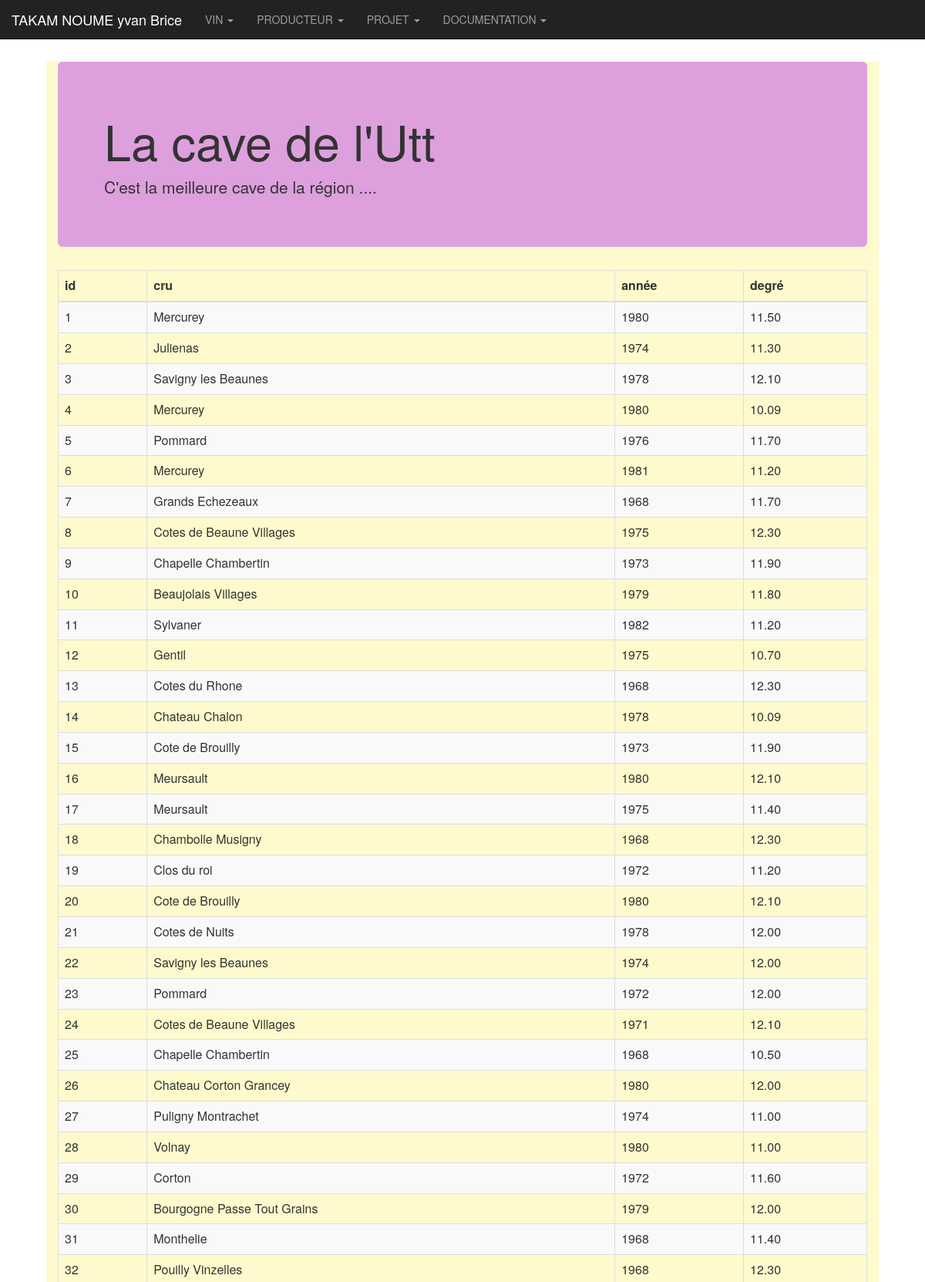
The app's page /app/router/router2.php?action=vinReadAll (upper part) with its own data.
### tables this page shows
CREATE TABLE vin (
  id INTEGER UNSIGNED NOT NULL,
  cru VARCHAR(45) NOT NULL,
  annee INTEGER UNSIGNED NOT NULL,
  degre FLOAT NOT NULL,
  PRIMARY KEY(id)
);

### app/controller/ControllerVin.php (called while the page is built, shortened)
<?php
require_once '../model/ModelVin.php';
class ControllerVin {
 public static function vinReadAll() {
  $results = ModelVin::getAll();
  include 'config.php';
  $vue = $root . '/app/view/vin/viewAll.php';
  require ($vue);
 }
}
?>

### app/model/ModelVin.php (called while the page is built, shortened)
<?php
class ModelVin {
 private $id, $cru, $annee, $degre;
 function getId() {
  return $this->id;
 }
 function getCru() {
  return $this->cru;
 }
 function getAnnee() {
  return $this->annee;
 }
 function getDegre() {
  return $this->degre;
 }
 public static function getAll() {
  try {
   $database = Model::getInstance();
   $query = "select * from vin";
   $statement = $database->prepare($query);
   $statement->execute();
   $results = $statement->fetchAll(PDO::FETCH_CLASS, "ModelVin");
   return $results;
  } catch (PDOException $e) {
   printf("%s - %s<p/>\n", $e->getCode(), $e->getMessage());
   return NULL;
  }
 }
}
?>

### app/view/vin/viewAll.php (the view, shortened to what this page needs)
<body>
  <div class="container">
    <table class = "table table-striped table-bordered">
      <thead>
        <tr>
          <th scope = "col">id</th>
          <th scope = "col">cru</th>
          <th scope = "col">année</th>
          <th scope = "col">degré</th>
        </tr>
      </thead>
      <tbody>
          <?php
          foreach ($results as $element) {
           printf("<tr><td>%d</td><td>%s</td><td>%d</td><td>%.2f</td></tr>", $element->getId(), $element->getCru(), $element->getAnnee(), $element->getDegre());
          }
          ?>
      </tbody>
    </table>
  </div>

### app/router/router2.php (shortened to what this page needs)
<?php
require ('../controller/ControllerVin.php');
$query_string = $_SERVER['QUERY_STRING'];
parse_str($query_string, $param);
$action=$param['action'];
unset($param['action']);
$args=$param;
switch ($action) {
 case "vinReadAll" :
 case "vinReadOne" :
 case "vinReadId" :
 case "vinCreate" :
 case "vinCreated" :
 case "vinDeleted" :
 case "vinDeletedId" :
 case "vinDeletedConfirm" :
  ControllerVin::$action($args);
  break;
}
?>

### public/css/perso_css.css (style rules this page uses)
body { background-color: white; }
.container { margin-top: 80px; background-color: lemonchiffon; width: 90%; }
.jumbotron { background-color:plum; }

### records on screen
vin: id "1", cru "Mercurey", annee "1980", degre "11.50"
vin: id "2", cru "Julienas", annee "1974", degre "11.30"
vin: id "3", cru "Savigny les Beaunes", annee "1978", degre "12.10"
vin: id "4", cru "Mercurey", annee "1980", degre "10.09"
vin: id "5", cru "Pommard", annee "1976", degre "11.70"
vin: id "6", cru "Mercurey", annee "1981", degre "11.20"
vin: id "7", cru "Grands Echezeaux", annee "1968", degre "11.70"
vin: id "8", cru "Cotes de Beaune Villages", annee "1975", degre "12.30"
vin: id "9", cru "Chapelle Chambertin", annee "1973", degre "11.90"
vin: id "10", cru "Beaujolais Villages", annee "1979", degre "11.80"
vin: id "11", cru "Sylvaner", annee "1982", degre "11.20"
vin: id "12", cru "Gentil", annee "1975", degre "10.70"
vin: id "13", cru "Cotes du Rhone", annee "1968", degre "12.30"
vin: id "14", cru "Chateau Chalon", annee "1978", degre "10.09"
vin: id "15", cru "Cote de Brouilly", annee "1973", degre "11.90"
vin: id "16", cru "Meursault", annee "1980", degre "12.10"
vin: id "17", cru "Meursault", annee "1975", degre "11.40"
vin: id "18", cru "Chambolle Musigny", annee "1968", degre "12.30"
vin: id "19", cru "Clos du roi", annee "1972", degre "11.20"
vin: id "20", cru "Cote de Brouilly", annee "1980", degre "12.10"
vin: id "21", cru "Cotes de Nuits", annee "1978", degre "12.00"
vin: id "22", cru "Savigny les Beaunes", annee "1974", degre "12.00"
vin: id "23", cru "Pommard", annee "1972", degre "12.00"
vin: id "24", cru "Cotes de Beaune Villages", annee "1971", degre "12.10"
vin: id "25", cru "Chapelle Chambertin", annee "1968", degre "10.50"
vin: id "26", cru "Chateau Corton Grancey", annee "1980", degre "12.00"
vin: id "27", cru "Puligny Montrachet", annee "1974", degre "11.00"
vin: id "28", cru "Volnay", annee "1980", degre "11.00"
vin: id "29", cru "Corton", annee "1972", degre "11.60"
vin: id "30", cru "Bourgogne Passe Tout Grains", annee "1979", degre "12.00"
vin: id "31", cru "Monthelie", annee "1968", degre "11.40"
vin: id "32", cru "Pouilly Vinzelles", annee "1968", degre "12.30"
